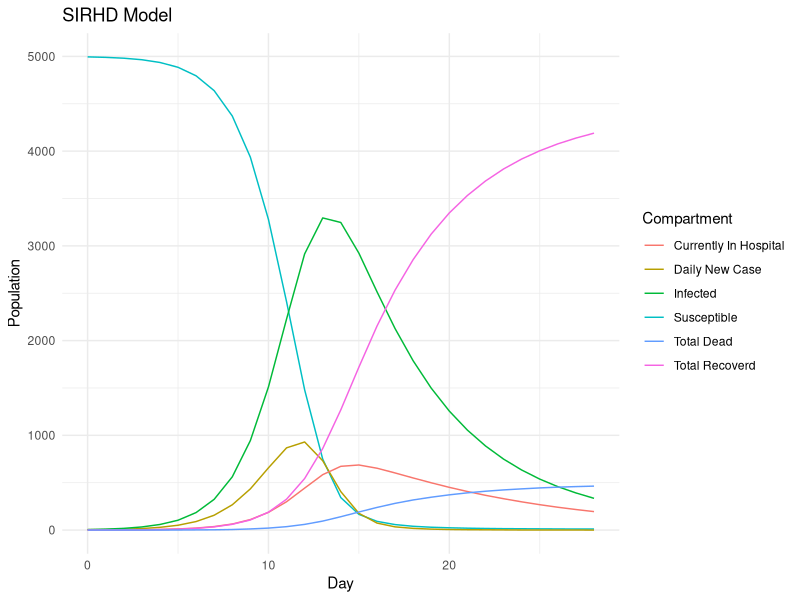

This figure's R source:
## ---- chunk 1
knitr::opts_chunk$set(echo = FALSE, message = FALSE, warning = FALSE)
library(dplyr)
library(ggplot2)
## ---- chunk 2
model.data = function(N, beta, I.0, p, epsilon, theta, gamma, TimeH, TimeNH){
  I.rate = beta/N
  psi = 1/TimeH
  lambda = 1/TimeNH
  curr.day = 0
  S = p * N - I.0
  NS.0 = N - S - I.0
  NS = NS.0
  NewInfected = I.0
  Total.Hospital = 0
  Total.NonHospital = 0
  Total.Infected = NewInfected + Total.Hospital + Total.NonHospital
  Total.Infective = NewInfected + Total.NonHospital
  Hospital.Recovered = 0
  NonHospital.Recovered = 0
  Hospital.Dead = 0
  NonHospital.Dead = 0
  Total.Recovered = Hospital.Recovered + NonHospital.Recovered
  Total.Dead = Hospital.Dead + NonHospital.Dead
  Pop = S + NS + Total.Infected + Total.Dead
  
  # If you want a full table like the excel, uncomment all lines in the df below
  df = data_frame(Day = curr.day,
                  Susceptible = S,
                  Non.Susceptible = NS,
                  Daily.New.Case = NewInfected,
                  Total.In.Hospital = Total.Hospital,
                  # Total.NonHospital = Total.NonHospital,
                  Infected = Total.Infected,
                  # Total.Infective = Total.Infective,
                  # Recovered.In.Hospital = Hospital.Recovered,
                  # Dead.In.Hospital = Hospital.Dead,
                  Total.Recovered = Total.Recovered,
                  Total.Dead = Total.Dead)
  
  # Watch the disease until it ends (daily new case = 0) or at max 200 days
  while(NewInfected * S > 0 & curr.day < 200){
    curr.day = curr.day + 1
    
    # Number of individuals recovered from the infected in hospital (previous day)
    Hospital.Recovered = Hospital.Recovered + round(theta * round(Total.Hospital * psi))
    Hospital.Dead = Hospital.Dead + round(Total.Hospital * psi) - round(theta * round(Total.Hospital * psi))
    
    # Number of individuals dead from the infected in hospital (previous day)
    NonHospital.Recovered = NonHospital.Recovered + round(gamma * round(Total.NonHospital * lambda))
    NonHospital.Dead = NonHospital.Dead + round(Total.NonHospital * lambda) - round(gamma * round(Total.NonHospital * lambda))
    
    # Total number of recovered or dead so far (cumulative)
    Total.Recovered = Hospital.Recovered + NonHospital.Recovered
    Total.Dead = Hospital.Dead + NonHospital.Dead
    
    # Number of individuals hospitalized from the infected in the previous day
    Total.Hospital = round(NewInfected * epsilon) + Total.Hospital - round(Total.Hospital * psi)
    Total.NonHospital = NewInfected - round(NewInfected * epsilon) + Total.NonHospital - round(Total.NonHospital * lambda)
    
    # Newly infected case today and total actively infected so far
    NewInfected = round(I.rate * S * Total.Infective)
    Total.Infected = NewInfected + Total.Hospital + Total.NonHospital
    
    # Susceptible population left
    S = S - NewInfected
    
    # Current non-susceptible group
    NS = NS.0 + Total.Recovered
    
    # Infective group that can spread the disease the next day
    Total.Infective = NewInfected + Total.NonHospital
    
    # Confirm population
    Pop = S + NS + Total.Infected + Total.Dead
    
    # If you want a full table like the excel, uncomment this
    # data = c(curr.day, S, NS, NewInfected, Total.Hospital, Total.NonHospital, Total.Infected, Total.Infective, Hospital.Recovered, Hospital.Dead, Total.Recovered, Total.Dead, Pop)
    data = c(curr.day, S, NS, NewInfected, Total.Hospital, Total.Infected, Total.Recovered, Total.Dead)
    df = rbind(df, data)
  }
  return(df)
}

model.plot = function(data){
  p = ggplot(data  = data, aes(x = Day)) +
        geom_line(aes(y = Susceptible, color = "Susceptible")) +
        geom_line(aes(y = Daily.New.Case, color = "Daily New Case")) +
        geom_line(aes(y = Infected, color = "Infected")) +
        geom_line(aes(y = Total.In.Hospital, color = "Currently In Hospital")) +
        geom_line(aes(y = Total.Recovered, color = "Total Recoverd")) +
        geom_line(aes(y = Total.Dead, color = "Total Dead")) +
        scale_color_discrete(name = "Compartment") +
        labs(y = "Population", title = "SIRHD Model") + 
        theme_minimal()
  return(p)
}

model.info = function(data){
  Last.Day = nrow(data)
  Status = ifelse(data[Last.Day,]$Daily.New.Case == 0, "Ended", "Going")
  Total.Death = data[Last.Day,]$Total.Dead
  Total.Infected = sum(data$Infected)
  Max.New.Case = max(data$Daily.New.Case)
  Peak.Day.New.Case = data[data$Daily.New.Case == Max.New.Case,]$Day
  Max.In.Hospital = max(data$Total.In.Hospital)
  Peak.Day.Hospital= data[data$Total.In.Hospital == Max.In.Hospital,]$Day
  info = c(Last.Day, Status, Total.Death, Total.Infected, Max.New.Case, Peak.Day.New.Case, Max.In.Hospital, Peak.Day.Hospital)
  return(info)
}

# Confirm the model by calculating that all compartments sum to population at any day
model.confirm = function(data){
  data$Pop = data$S + data$NS + data$Total.Infected + data$Total.Dead
  return(data)
}

SIRHD.model = function(N, beta, I.0, p, epsilon, theta, gamma, TimeH, TimeNH){
  param = c(N, beta/N, epsilon, theta, gamma, TimeH, TimeNH)
  data = model.data(N, beta, I.0, p, epsilon, theta, gamma, TimeH, TimeNH)
  plot = model.plot(data)
  result_info = model.info(data)
  info = c(param, result_info)
  return(list(data,plot,info))
}
# test.model = SIRHD.model(10000, 2, 5, 0.5, 0.8, 0.9, 0.9, 10, 5)
## ---- chunk 3
test.model = SIRHD.model(10000, 2, 5, 0.5, 0.2, 0.9, 0.9, 10, 5)
test.model[[1]]
test.model[[2]]
model.summary = cbind(c("Population", "TransmissionRate", "HospitalizationRate", "HospitalizedRecoveryRate", "NonHospitalizedRecoveryRate", "HospitalizationTime", "InfectionTime"), test.model[[3]][1:7], c("LastDay", "Status", "TotalDeath", "TotalInfected", "MaxNewCase", "PeakDayNewCase", "MaxInHospital", "PeakDayHospital"), test.model[[3]][8:15])
model.summary = as.data.frame(model.summary)
colnames(model.summary) = c("Parameter", "Value", "Result", "Value")
model.summary
## ---- chunk 4
I.0 = 5
S.rate = 0.5

# List of Explanatory Variables:
Pop.Lst = c(10000, 100000, 1000000)
Beta.Lst = c(2,4)
Hrate.Lst = c(0.05, 0.1, 0.15)
RrateH.Lst = c(0.9, 0.95)
RrateNH.Lst = c(0.9, 0.95)
TimeH.Lst = c(10, 15)
TimeNH.Lst = c(1, 5)

#Pop.Lst, Beta.Lst, Hrate.Lst, RrateH.Lst, RrateNH.Lst, TimeH.Lst, TimeNH.Lst
result_table = data.frame()
for(N in Pop.Lst){
  for(b in Beta.Lst){
    for(hr in Hrate.Lst){
      for(rrh in RrateH.Lst){
        for(rrnh in RrateNH.Lst){
          for(th in TimeH.Lst){
            for(tnh in TimeNH.Lst){
              model = SIRHD.model(N, b, I.0, S.rate, hr, rrh, rrnh, th, tnh)
              result_table = rbind(result_table, model[[3]], stringsAsFactors = FALSE)
            }
          }
        }
      }
    }
  }
}
colnames(result_table) = c("Population", "TransmissionRate", "HospitalizationRate", "HospitalizedRecoveryRate", "NonHospitalizedRecoveryRate", "HospitalizationTime", "InfectionTime", "LastDay", "Status", "TotalDeath", "TotalInfected", "MaxNewCase", "PeakDayNewCase", "MaxInHospital", "PeakDayHospital")
result_table[1:7] = as.data.frame(sapply(result_table[1:7], as.numeric))
result_table[1:7] = format(result_table[1:7], scientific = FALSE)
result_table[c(1:7,9)] = as.data.frame(sapply(result_table[c(1:7,9)], as.factor))
result_table[c(8,10:15)] = as.data.frame(sapply(result_table[c(8,10:15)], as.numeric))

numericPop = as.numeric(as.character(result_table$Population))

result_table$DeathProportion = result_table$TotalDeath / numericPop
result_table$InfectedProportion = result_table$TotalInfected / numericPop
result_table$MaxCaseProportion = result_table$MaxNewCase / numericPop
result_table$MaxHospitalProportion = result_table$MaxInHospital / numericPop
result_table
## ---- chunk 5
Death.Anova = aov(DeathProportion ~ Population + TransmissionRate + HospitalizationRate + HospitalizedRecoveryRate + NonHospitalizedRecoveryRate + HospitalizationTime + InfectionTime, data = result_table) 
summary(Death.Anova)
## ---- chunk 6
Infected.Anova = aov(InfectedProportion ~ Population + TransmissionRate + HospitalizationRate + HospitalizedRecoveryRate + NonHospitalizedRecoveryRate + HospitalizationTime + InfectionTime, data = result_table)
summary(Infected.Anova)
## ---- chunk 7
NewCase.Anova = aov(MaxCaseProportion ~ Population + TransmissionRate + HospitalizationRate + HospitalizedRecoveryRate + NonHospitalizedRecoveryRate + HospitalizationTime + InfectionTime, data = result_table)
summary(NewCase.Anova)
## ---- chunk 8
PeakDay.Anova = aov(PeakDayNewCase ~ Population + TransmissionRate + HospitalizationRate + HospitalizedRecoveryRate + NonHospitalizedRecoveryRate + HospitalizationTime + InfectionTime, data = result_table)
summary(PeakDay.Anova)
## ---- chunk 9
Hospital.Anova = aov(MaxHospitalProportion ~ Population + TransmissionRate + HospitalizationRate + HospitalizedRecoveryRate + NonHospitalizedRecoveryRate + HospitalizationTime + InfectionTime, data = result_table)
summary(Hospital.Anova)
## ---- chunk 10
PeakDayH.Anova = aov(PeakDayHospital ~ Population + TransmissionRate + HospitalizationRate + HospitalizedRecoveryRate + NonHospitalizedRecoveryRate + HospitalizationTime + InfectionTime, data = result_table)
summary(PeakDayH.Anova)
